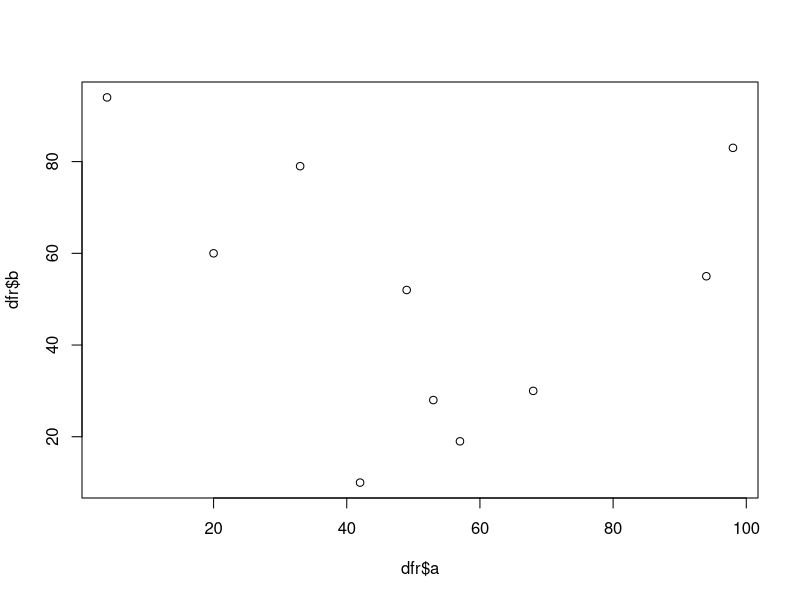
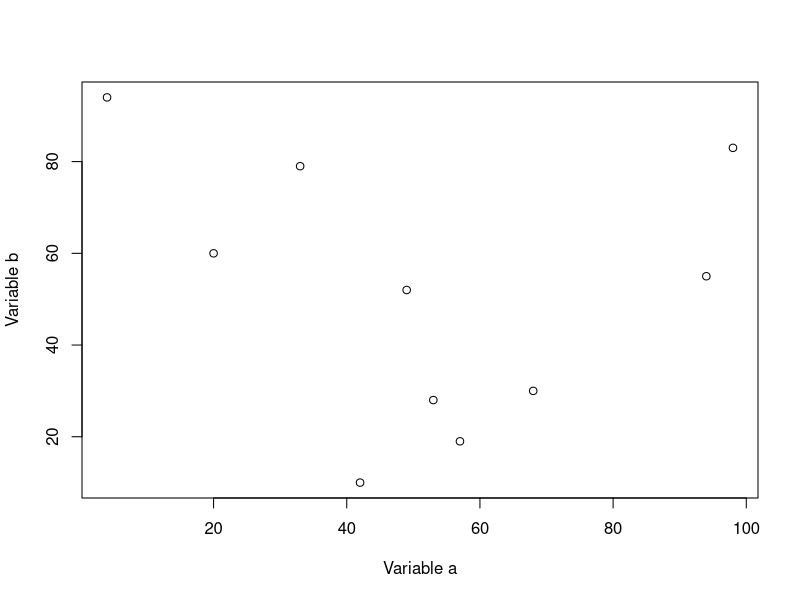
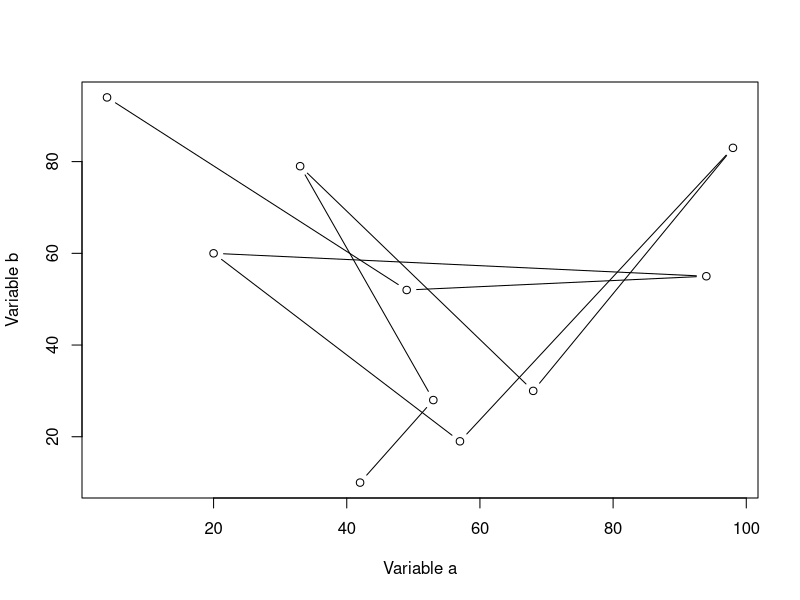
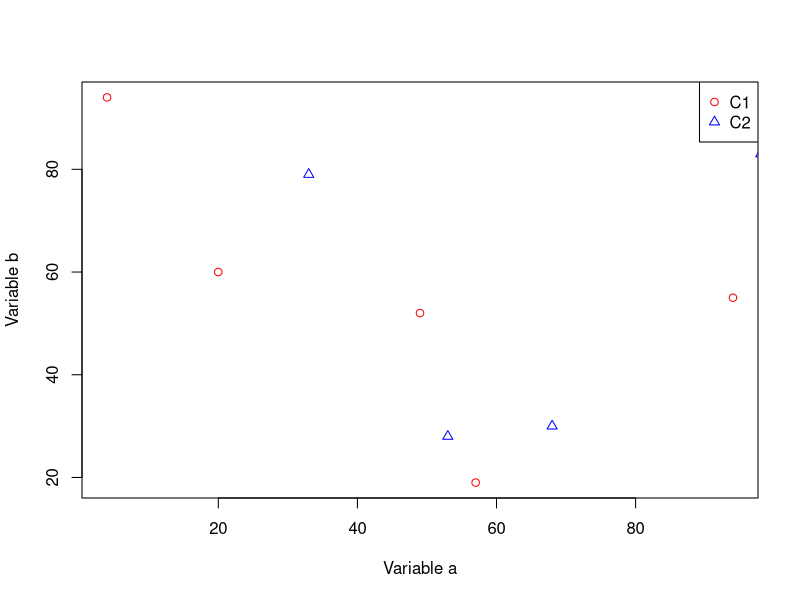
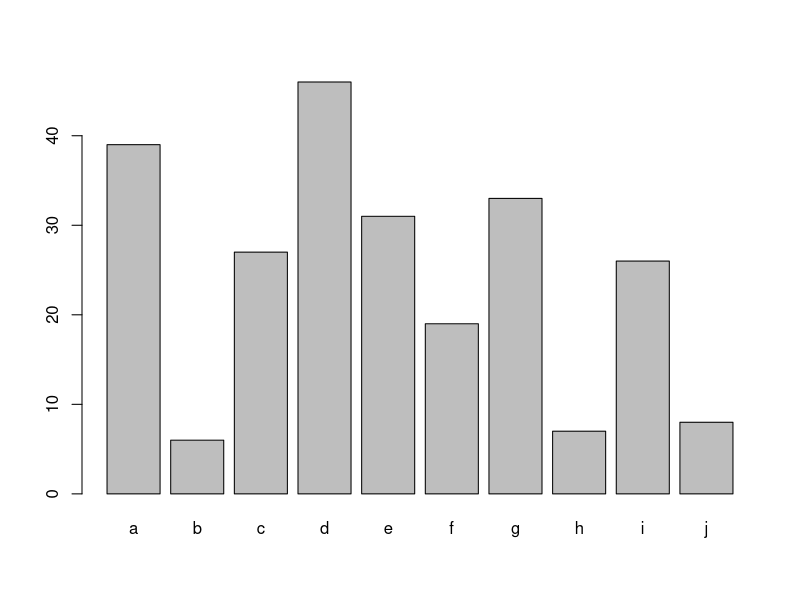
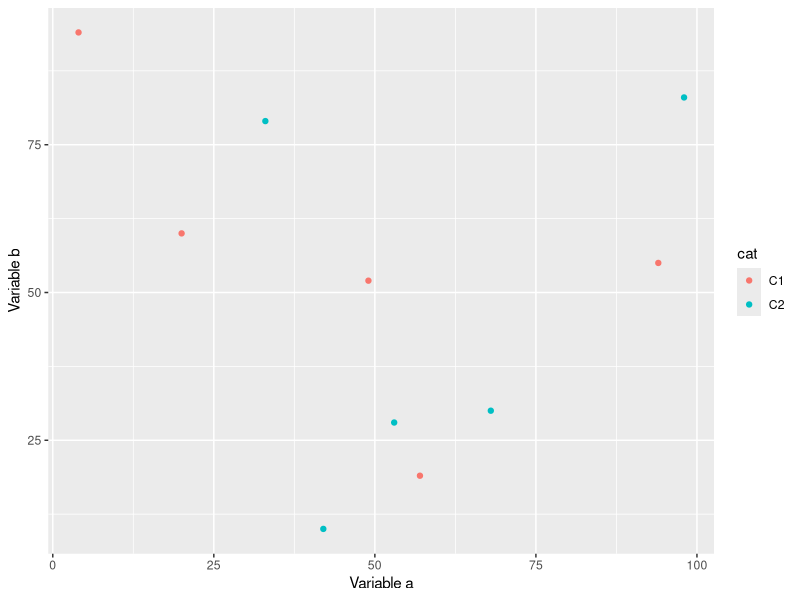
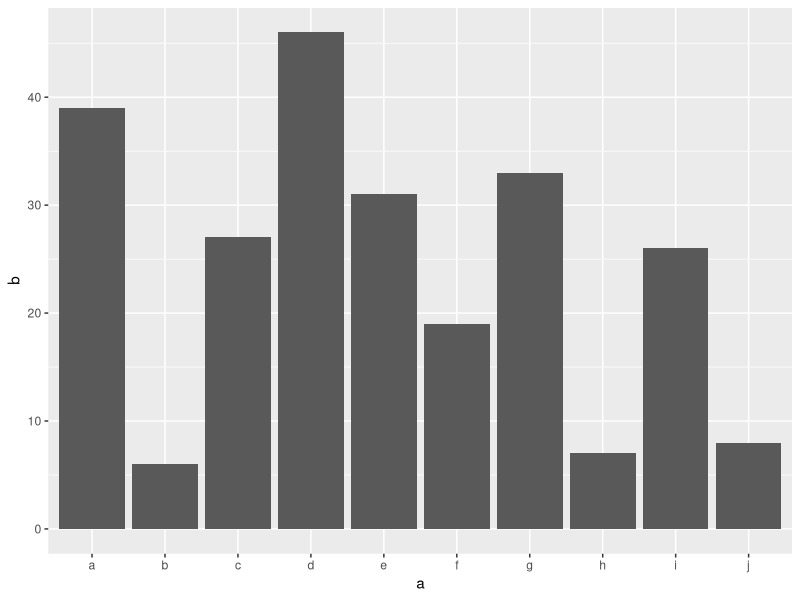

Reproduce these figures in R, in order.
## ---- chunk 1

## ---- chunk 2
# data handling
library(dplyr)
#library(tidyr)
#library(stringr)

# plotting
library(ggplot2)

#library(biomaRt) # annotation
#library(DESeq2) # rna-seq
#library(edgeR) # rna-seq
## ---- chunk 3
dfr <- data.frame(x = 1:3, y = c("a", "b", "c"))
dfr
dfr[1,]
dfr[,1]
dfr[2,2]
## ---- chunk 4
dfr1 <- data.frame(x = 1:3, y = c("a", "b", "c"))
dfr2 <- data.frame(p = 4:6, q = c("d", "e", "f"))
dfr1
dfr2

cbind(dfr1,dfr2)
## ---- chunk 5
dfr1 <- data.frame(x = 1:3, y = c("a", "b", "c"))
dfr2 <- data.frame(x = 4:6, y = c("d", "e", "f"))
dfr1
dfr2

rbind(dfr1,dfr2)
## ---- chunk 6
dfr1 <- data.frame(x = 1:4, p = c("a", "b", "c","d"))
dfr2 <- data.frame(x = 3:6, q = c("l", "m", "n","o"))
dfr1
dfr2

merge(dfr1,dfr2,by="x")
merge(dfr1,dfr2,by="x",all.x=T)
merge(dfr1,dfr2,by="x",all.y=T)
merge(dfr1,dfr2,by="x",all=T)
## ---- chunk 7
dfr <- data.frame(a=sample(1:100,10),b=sample(1:100,10))
## ---- chunk 8
plot(dfr$a,dfr$b)
## ---- chunk 9
plot(dfr$a,dfr$b,xlab="Variable a",ylab="Variable b")
## ---- chunk 10
plot(dfr$a,dfr$b,xlab="Variable a",ylab="Variable b",type="b")
## ---- chunk 11
dfr$cat <- rep(c("C1","C2"),each=5)
## ---- chunk 12
# subset data
dfr_c1 <- subset(dfr,dfr$cat == "C1")
dfr_c2 <- subset(dfr,dfr$cat == "C2")

plot(dfr_c1$a,dfr_c1$b,xlab="Variable a",ylab="Variable b",col="red",pch=1)
points(dfr_c2$a,dfr_c2$b,col="blue",pch=2)

legend(x="topright",legend=c("C1","C2"),
       col=c("red","blue"),pch=c(1,2))
## ---- chunk 13
ldr <- data.frame(a=letters[1:10],b=sample(1:50,10))
barplot(ldr$b,names.arg=ldr$a)
## ---- chunk 14
library(ggplot2)

ggplot(dfr,aes(x=a,y=b,colour=cat))+
  geom_point()+
  labs(x="Variable a",y="Variable b")
## ---- chunk 15
ggplot(ldr,aes(x=a,y=b))+
  geom_bar(stat="identity")
## ---- chunk 16
sessionInfo()
